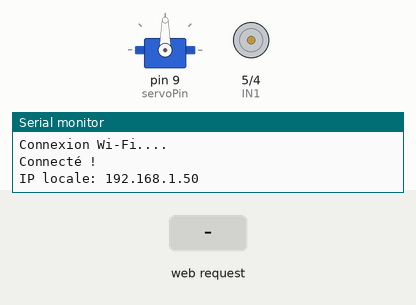
This sketch was run on a simulated Arduino Uno WiFi Rev2. On the bench: servo, motor-driver pin pairs drawn as motors (green arrow = first pin HIGH = forward, orange = second pin HIGH = backward, longer = more drive, scaled by the enable pin), the last lines printed to the serial monitor. Inputs (shaded band) come from the test bench. WiFi joins after 1.5 s; servers stay silent unless stated.

Above: at 4.7 s.
4.8 s: HTTP request GET /avant received
At 6.0 s:
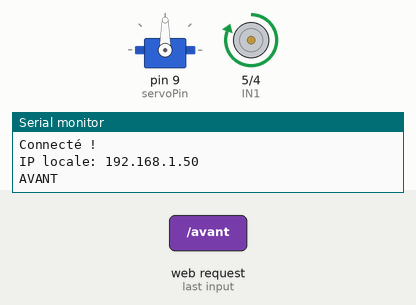
6.3 s: HTTP request GET /gauche received
At 7.2 s:
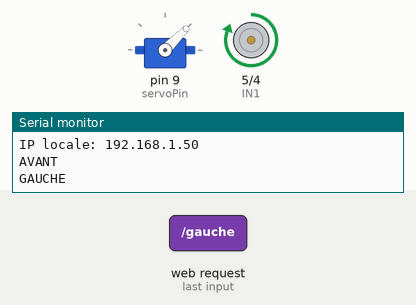
7.8 s: HTTP request GET /stop received
At 8.3 s:
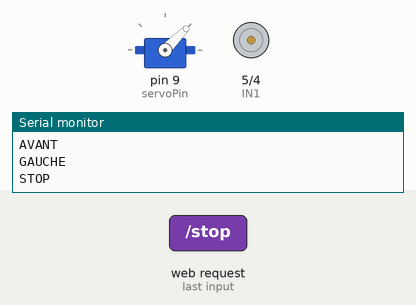
9.3 s: HTTP request GET /droite received
At 10.5 s:
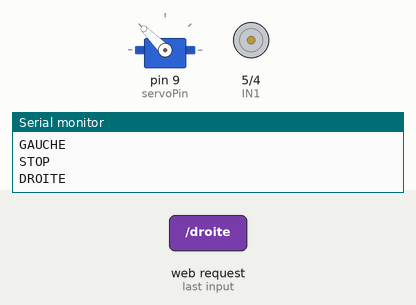
10.8 s: HTTP request GET /avant received
At 11.8 s:
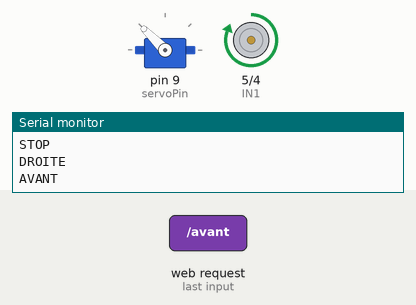
Timing chart, 0 to 13.3 s (numbered marks = the images above; inputs shaded):
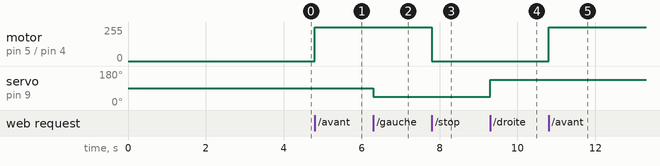

The sketch:

08_uno_wifi_commandes.ino
```cpp
/*
 * 08_uno_wifi_commandes
 * Projet Bateau autopiloté · Année 2 (2025-2026) · EEE & MIA
 *
 * Première commande Wi-Fi (Arduino UNO WiFi Rev2, WiFiNINA) : la carte rejoint le réseau « Bateau » et reçoit
 * des requêtes HTTP de l'application MIT App Inventor : /avant, /stop, /gauche, /droite, /centre.
 * Limite constatée : l'UNO WiFi Rev2 ne peut pas créer son propre point d'accès → passage à l'ESP32.
 *
 * Source : dossier « EEE MIA » (code recopié du PDF, indentation restaurée).
 */

#include <WiFiNINA.h>
#include <Servo.h>
// --- Configuration Wi-Fi ---
const char* ssid = "Bateau";
const char* password = "12345678";
// --- Pins moteur H-bridge ---
const int IN1 = 5;
const int IN2 = 4;
const int ENA = 6;  // PWM pour vitesse moteur
// --- Pin servo ---
const int servoPin = 9;
Servo direction;
WiFiServer server(80);
void setup() {
  Serial.begin(9600);
  pinMode(IN1, OUTPUT);
  pinMode(IN2, OUTPUT);
  pinMode(ENA, OUTPUT);
  // Au démarrage moteur à l'arrêt
  digitalWrite(IN1, LOW);
  digitalWrite(IN2, LOW);
  analogWrite(ENA, 0);
  direction.attach(servoPin);
  direction.write(90);  // servo centré
  Serial.print("Connexion Wi-Fi...");
  int status = WL_IDLE_STATUS;
  while (status != WL_CONNECTED) {
    status = WiFi.begin(ssid, password);
    delay(2000);
    Serial.print(".");
  }
  Serial.println("\nConnecté !");
  Serial.print("IP locale: ");
  Serial.println(WiFi.localIP());
  server.begin();
}
void loop() {
  WiFiClient client = server.available();
  if (client) {
    String requete = client.readStringUntil('\r');
    client.flush();
    if (requete.indexOf("/avant") != -1) {
      digitalWrite(IN1, HIGH);
      digitalWrite(IN2, LOW);
      analogWrite(ENA, 255);  // vitesse max
      Serial.println("AVANT");
    } else if (requete.indexOf("/stop") != -1) {
      analogWrite(ENA, 0);  // arrêt moteur
      digitalWrite(IN1, LOW);
      digitalWrite(IN2, LOW);
      Serial.println("STOP");
    } else if (requete.indexOf("/gauche") != -1) {
      direction.write(45);
      Serial.println("GAUCHE");
    } else if (requete.indexOf("/droite") != -1) {
      direction.write(135);
      Serial.println("DROITE");
    } else if (requete.indexOf("/centre") != -1) {
      direction.write(90);
      Serial.println("CENTRE");
    }
    // Réponse HTTP simple
    client.println("HTTP/1.1 200 OK");
    client.println("Content-Type: text/html");
    client.println();
    client.println("<h1>Commande reçue !</h1>");
    client.stop();
  }
}
```

Measured:
- after the input at 4.8 s, motor on pin 5 (IN1) / pin 4 (IN2): stopped → forward 255/255 at once
- after the input at 6.3 s, servo on pin 9 (servoPin): 90° → 45° at once
- after the input at 7.8 s, motor on pin 5 (IN1) / pin 4 (IN2): forward 255/255 → stopped at once
- after the input at 9.3 s, servo on pin 9 (servoPin): 45° → 135° at once
- after the input at 10.8 s, motor on pin 5 (IN1) / pin 4 (IN2): stopped → forward 255/255 at once
